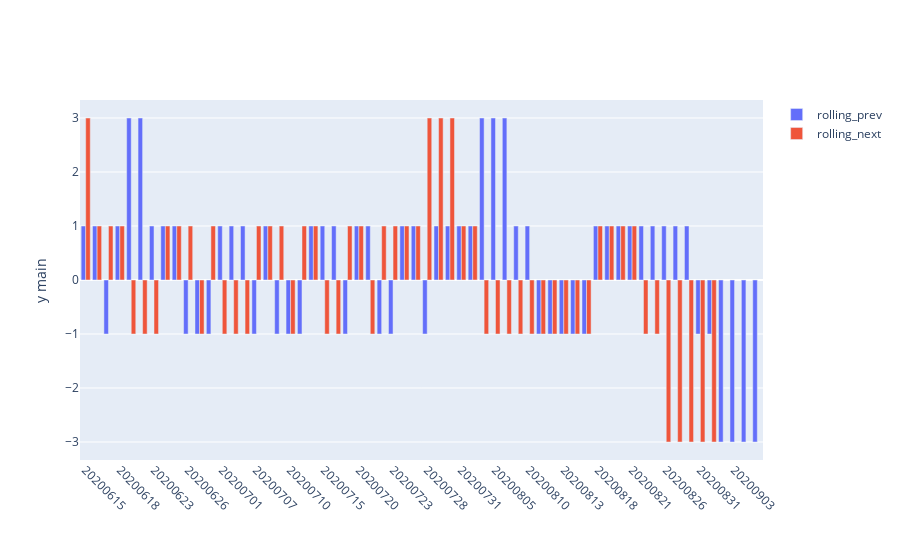

Here is the notebook cell this chart was saved with:
### Code cell
num_days = 60

fig =  plotly_plot(
        df_cl4.iloc[-num_days:][['settle_date','rolling_prev','rolling_next']],
        x_column='settle_date',
        yaxis2_cols=['close'],bar_plot=True
    )
# fig['data'][0]['bar']['color']="#ffe476"
# fig['data'][1]['bar']['color']="blue"
iplot(fig)
